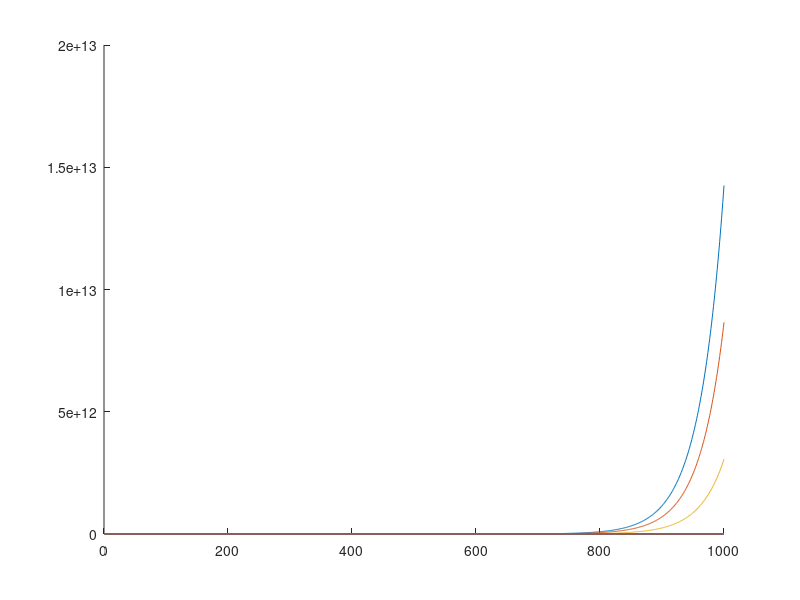

MATLAB code for this plot:
clc; clear all;
A=[ 0 0.0043 0.1132 0; 0.9775 0.9111 0 0 ; 0 0.0736 0.9534 0; 0 0 0.0452 0.9804];
[L,B] =eigs(A);
L =L(:,1);
B=B(1,1);
s = sum(L);
x = 250/s;
N=zeros(4,1000);
N(:,1)=x.*L;
hold on;
t =1:1000;
for h= 1:1:100
    k = [0;0;h;0;];
    for i=1:999
        Int=A*N(:,i)-k;
        Int(Int<0)=0;
        N(:,i+1)=Int;
        
    end
    sk=sum(N);
    plot(t,sk);
    
end